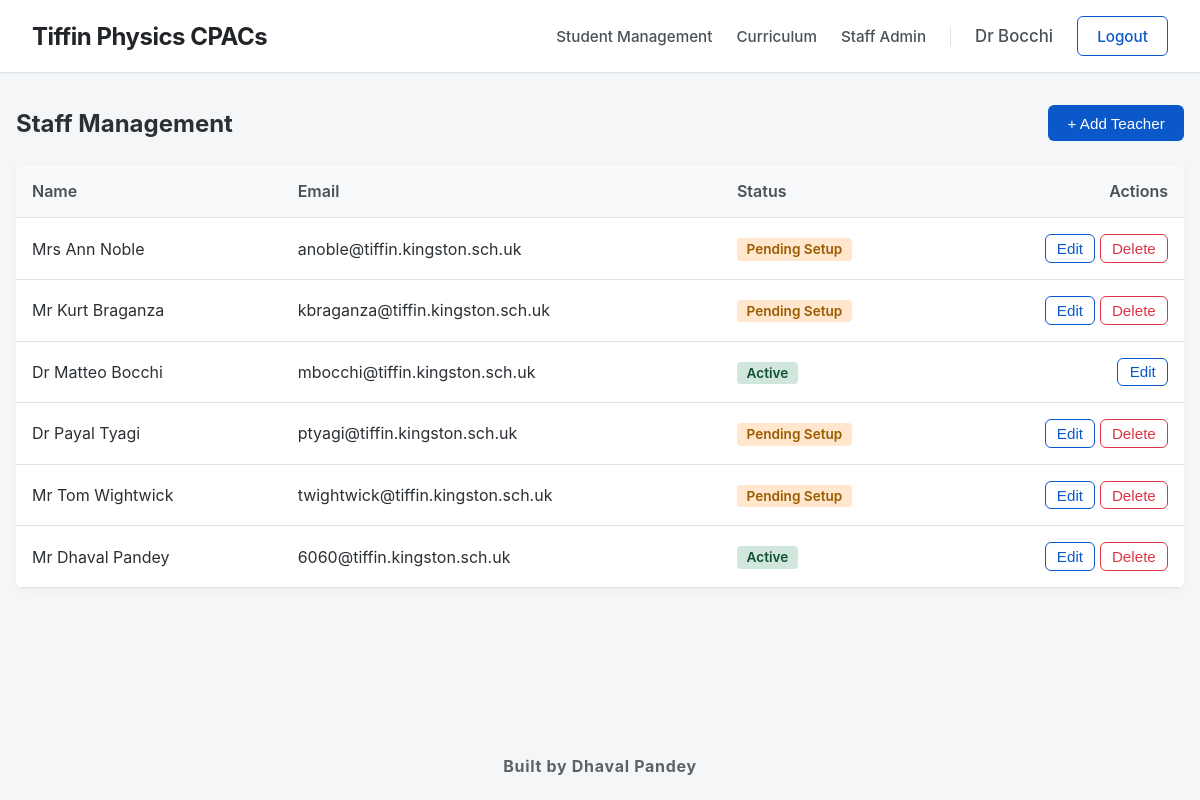
The app's page /teachers (signed in), older data.
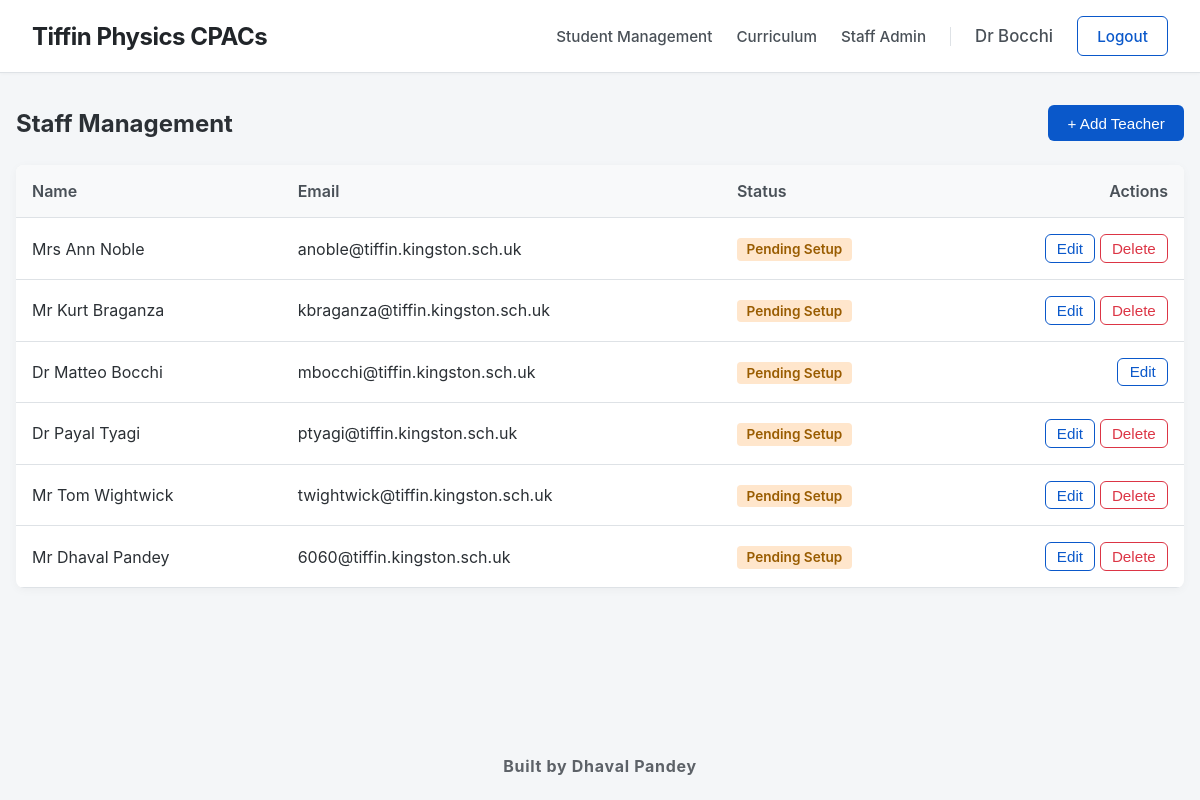
The same page, newer data.
### app.py (models this page shows, shortened)
class Teacher(UserMixin, db.Model):
    id = db.Column(db.Integer, primary_key=True)
    email = db.Column(db.String(150), unique=True, nullable=False)
    password = db.Column(db.String(200), nullable=True)
    title = db.Column(db.String(10), nullable=False)
    first_name = db.Column(db.String(100), nullable=False)
    last_name = db.Column(db.String(100), nullable=False)
    @property
    def role(self): return 'teacher'

### app.py (the view)
@app.route('/teachers')
@teacher_required
def teacher_management():
    teachers = Teacher.query.all()
    return render_template('teacher_management.html', teachers=teachers)

### app.py (called while the page is built)
@login_manager.user_loader
def load_user(user_id):
    if user_id.startswith('teacher_'): return Teacher.query.get(int(user_id.split('_')[1]))
    elif user_id.startswith('student_'): return Student.query.get(int(user_id.split('_')[1]))
    return None

def teacher_required(f):
    @wraps(f)
    def decorated_function(*args, **kwargs):
        if not current_user.is_authenticated or current_user.role != 'teacher': abort(403)
        return f(*args, **kwargs)
    return decorated_function

### templates/teacher_management.html (shortened to what this page needs)
{% extends 'base.html' %} {% block content %}
<div class="section-header">
	<h2 style="margin: 0">Staff Management</h2>
	<button
		class="btn"
		onclick="
			document.getElementById('addTeacherModal').style.display = 'flex'
		">
		+ Add Teacher
	</button>
</div>
<table class="data-table">
	<tr>
		<th>Name</th>
		<th>Email</th>
		<th>Status</th>
		<th style="text-align: right">Actions</th>
	</tr>
	{% for t in teachers %}
	<tr>
		<td>{{ t.title }} {{ t.first_name }} {{ t.last_name }}</td>
		<td>{{ t.email }}</td>
		<td>
			{% if t.password %}
			<span
				style="
					color: #0f5132;
					background: #d1e7dd;
					padding: 0.2rem 0.6rem;
					border-radius: 4px;
					font-weight: 600;
					font-size: 0.85rem;
				"
				>Active</span
			>
			{% else %}
			<span
				style="
					color: #995c00;
					background: #ffe6cc;
					padding: 0.2rem 0.6rem;
					border-radius: 4px;
					font-weight: 600;
					font-size: 0.85rem;
				"
				>Pending Setup</span
			>
			{% endif %}
		</td>
		<td style="text-align: right">
			<button
				class="btn btn-outline"
				style="padding: 0.3rem 0.7rem"
				onclick="openEditTeacher({{ t.id }}, '{{ t.title }}', '{{ t.first_name }} {{ t.last_name }}')">
				Edit
			</button>
			{% if current_user.id != t.id %}
			<form
				method="POST"
				action="{{ url_for('delete_teacher', id=t.id) }}"
				style="display: inline"
				onsubmit="return confirm('Delete teacher {{ t.last_name }}?');">
				<button
					type="submit"
					class="btn btn-danger"
					style="padding: 0.3rem 0.7rem">
					Delete
				</button>
			</form>
			{% endif %}
		</td>
	</tr>
	{% endfor %}
</table>
{% endblock %}

### templates/base.html (shortened to what this page needs)
<!doctype html>
<html lang="en">
	<head>
	</head>
	<body>
		<nav class="navbar">
			<h2>
				<a
					href="{% if current_user.is_authenticated and current_user.role == 'teacher' %}{{ url_for('dashboard') }}{% else %}{{ url_for('home') }}{% endif %}"
					class="navbar-brand"
					>Tiffin Physics CPACs</a
				>
			</h2>
			<div style="display: flex; align-items: center">
				{% if current_user.is_authenticated %} {% if current_user.role
				== 'teacher' %}
				<div class="nav-menu">
					<a href="{{ url_for('dashboard') }}" class="nav-link"
						>Student Management</a
					>
					<a
						href="{{ url_for('curriculum_management') }}"
						class="nav-link"
						>Curriculum</a
					>
					<a
						href="{{ url_for('teacher_management') }}"
						class="nav-link"
						>Staff Admin</a
					>
				</div>
				<span class="user-name"
					>{{ current_user.title }} {{ current_user.last_name }}</span
				>
				{% endif %}
				<a href="{{ url_for('logout') }}" class="btn btn-outline"
					>Logout</a
				>
				{% endif %}
			</div>
		</nav>
		<div class="content-wrapper">
			<div class="container">
				 {% block content %}{%
				endblock %}
			</div>
		</div>
		<b><footer class="site-footer">Built by Dhaval Pandey</footer></b>
	</body>
</html>

### templates/base.html (style rules this page uses)
:root { --bg: #f4f6f8; --text: #2b3035; --primary: #0a58ca; --border: #dee2e6; }
html, body { height: 100%; }
body { font-family: -apple-system, BlinkMacSystemFont, "Segoe UI", Roboto, sans-serif; background: var(--bg); color: var(--text); margin: 0; padding: 0; display: flex; flex-direction: column; }
.navbar { background: #ffffff; padding: 1rem 2rem; border-bottom: 1px solid var(--border); display: flex; justify-content: space-between; align-items: center; box-shadow: 0 1px 3px rgba(0, 0, 0, 0.03); }
.navbar h2 { margin: 0; font-weight: 700; letter-spacing: -0.5px; }
.navbar-brand { text-decoration: none; color: #212529; transition: color 0.2s ease; }
.nav-menu { display: flex; gap: 1.5rem; align-items: center; margin-right: 1.5rem; padding-right: 1.5rem; border-right: 1px solid var(--border); }
.nav-link { text-decoration: none; color: #495057; font-weight: 500; font-size: 0.95rem; transition: color 0.2s; }
.user-name { font-weight: 500; font-size: 1.05rem; margin-right: 1.5rem; color: #495057; }
.content-wrapper { flex: 1; }
.container { max-width: 1400px; margin: 2rem auto; padding: 0 1rem; }
.btn { padding: 0.6rem 1.2rem; border: none; border-radius: 6px; background: var(--primary); color: white; cursor: pointer; text-decoration: none; font-size: 0.95rem; font-weight: 500; transition: background 0.2s; }
.btn-outline { background: transparent; border: 1px solid var(--primary); color: var(--primary); }
.btn-danger { background: white; border: 1px solid #dc3545; color: #dc3545; }
.site-footer { text-align: center; padding: 1.5rem; color: #5d6268; font-size: 1rem; letter-spacing: 0.7px; background: transparent; }

### templates/teacher_management.html (style rules this page uses)
.data-table { width: 100%; border-collapse: collapse; background: white; border-radius: 8px; overflow: hidden; box-shadow: 0 2px 10px rgba(0, 0, 0, 0.04); margin-bottom: 3rem; }
.data-table th, .data-table td { padding: 1rem; text-align: left; border-bottom: 1px solid var(--border); }
.data-table th { background: #f8f9fa; font-weight: 600; color: #495057; }
.section-header { display: flex; justify-content: space-between; align-items: center; margin-bottom: 1.5rem; margin-top: 1rem; }

Row changes from the older to the newer data that the page shows:
changed Teacher "Matteo": password "Active" → "Pending Setup"
changed Teacher "Dhaval": password "Active" → "Pending Setup"
